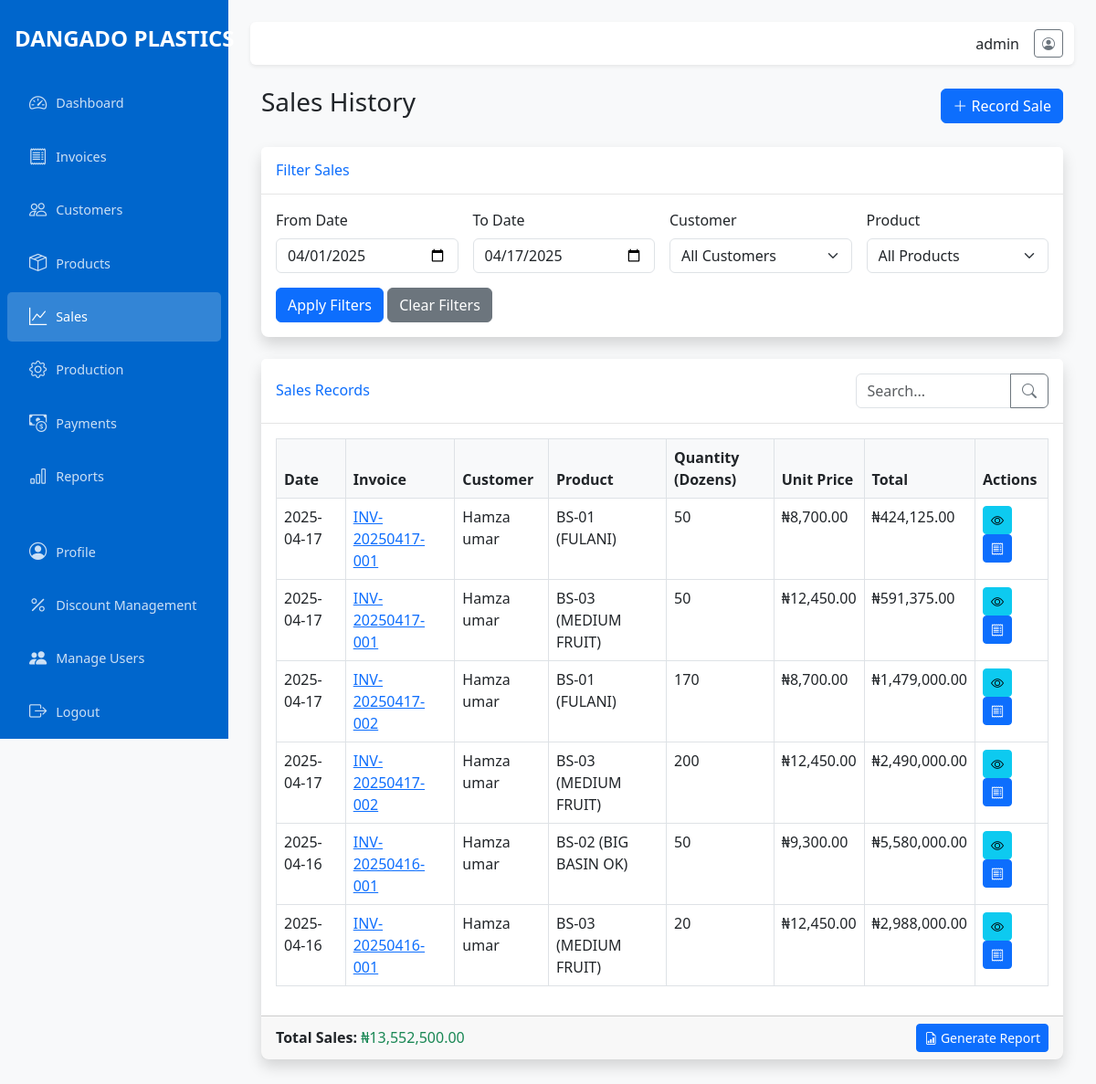
The app's page /sales (signed in) with its own data.
### app/models.py (models this page shows, shortened)
class User(UserMixin, db.Model):
    id = db.Column(db.Integer, primary_key=True)
    username = db.Column(db.String(64), unique=True, nullable=False)
    email = db.Column(db.String(120), unique=True, nullable=False)
    password_hash = db.Column(db.String(128), nullable=False)
    is_admin = db.Column(db.Boolean, default=False)
    created_at = db.Column(db.DateTime, default=datetime.utcnow)

class Sale(db.Model):
    id = db.Column(db.Integer, primary_key=True)
    invoice_id = db.Column(db.Integer, db.ForeignKey('invoice.id'), nullable=False)
    customer_id = db.Column(db.Integer, db.ForeignKey('customer.id'), nullable=False)
    product_id = db.Column(db.Integer, db.ForeignKey('product.id'), nullable=False)
    quantity_sold = db.Column(db.Integer, nullable=False)  # In units
    unit_price = db.Column(db.Float, nullable=False)
    total_price = db.Column(db.Float, nullable=False)
    sale_date = db.Column(db.Date, default=datetime.utcnow)
    created_at = db.Column(db.DateTime, default=datetime.utcnow)

class Invoice(db.Model):
    id = db.Column(db.Integer, primary_key=True)
    invoice_number = db.Column(db.String(20), unique=True, nullable=False)
    customer_id = db.Column(db.Integer, db.ForeignKey('customer.id'), nullable=False)
    invoice_date = db.Column(db.Date, default=datetime.utcnow)
    total_amount = db.Column(db.Float, default=0)
    notes = db.Column(db.Text)
    payment_status = db.Column(db.String(20), default='unpaid')  # 'paid', 'partial', 'unpaid'
    amount_paid = db.Column(db.Float, default=0)
    balance_due = db.Column(db.Float, default=0)
    created_at = db.Column(db.DateTime, default=datetime.utcnow)
    updated_at = db.Column(db.DateTime, default=datetime.utcnow, onupdate=datetime.utcnow)
    sales = db.relationship('Sale', backref='invoice', lazy=True)
    payments = db.relationship('Payment', backref='invoice', lazy=True)
    discount_records = db.relationship('DiscountTracking', backref='invoice', lazy=True)

class Customer(db.Model):
    id = db.Column(db.Integer, primary_key=True)
    name = db.Column(db.String(100), nullable=False)
    contact = db.Column(db.String(100))
    total_sales = db.Column(db.Float, default=0)
    created_at = db.Column(db.DateTime, default=datetime.utcnow)
    updated_at = db.Column(db.DateTime, default=datetime.utcnow, onupdate=datetime.utcnow)
    invoices = db.relationship('Invoice', backref='customer', lazy=True)
    sales = db.relationship('Sale', backref='customer', lazy=True)

class Product(db.Model):
    id = db.Column(db.Integer, primary_key=True)
    product_name = db.Column(db.String(100), nullable=False)
    category = db.Column(db.String(50), default='Small')  # 'Big' or 'Small'
    price = db.Column(db.Float, nullable=False)
    stock_quantity = db.Column(db.Integer, default=0)  # In units (dozens * 12)
    created_at = db.Column(db.DateTime, default=datetime.utcnow)
    updated_at = db.Column(db.DateTime, default=datetime.utcnow, onupdate=datetime.utcnow)
    sales = db.relationship('Sale', backref='product', lazy=True)
    production_records = db.relationship('Production', backref='product', lazy=True)

### app/routes/sales.py (the view)
@sales.route('/sales')
@login_required
def index():
    today = datetime.now()
    first_day = today.replace(day=1).strftime('%Y-%m-%d')
    from_date = request.args.get('from_date', first_day)
    to_date = request.args.get('to_date', today.strftime('%Y-%m-%d'))
    customer_id = request.args.get('customer_id', 'all')
    query = Sale.query.filter(
        Sale.sale_date >= from_date,
        Sale.sale_date <= to_date
    )
    if customer_id != 'all' and customer_id.isdigit():
        query = query.filter(Sale.customer_id == int(customer_id))
    sales = query.order_by(Sale.sale_date.desc()).all()
    customers = Customer.query.all()
    return render_template(
        'sales/index.html',
        sales=sales,
        customers=customers,
        from_date=from_date,
        to_date=to_date,
        selected_customer=customer_id
    )

### app/models.py (called while the page is built)
@login_manager.user_loader
def load_user(user_id):
    return User.query.get(int(user_id))

### app/templates/sales/index.html (shortened to what this page needs)
{% extends 'layout.html' %}
{% block content %}
<div class="container-fluid">
    <div class="d-flex justify-content-between align-items-center mb-4">
        <h1 class="h3">Sales History</h1>
        <a href="{{ url_for('sales.create') }}" class="btn btn-primary">
            <i class="bi bi-plus-lg"></i> Record Sale
        </a>
    </div>
    <div class="card shadow mb-4">
        <div class="card-header py-3">
            <h6 class="m-0 font-weight-bold text-primary">Filter Sales</h6>
        </div>
        <div class="card-body">
            <form method="GET" class="row g-3">
                <div class="col-md-3">
                    <label for="from_date" class="form-label">From Date</label>
                    <input type="date" class="form-control" id="from_date" name="from_date" value="{{ from_date }}">
                </div>
                <div class="col-md-3">
                    <label for="to_date" class="form-label">To Date</label>
                    <input type="date" class="form-control" id="to_date" name="to_date" value="{{ to_date }}">
                </div>
                <div class="col-md-3">
                    <label for="customer_id" class="form-label">Customer</label>
                    <select class="form-select" id="customer_id" name="customer_id">
                        <option value="all">All Customers</option>
                    </select>
                </div>
                <div class="col-md-3">
                    <label for="product_id" class="form-label">Product</label>
                    <select class="form-select" id="product_id" name="product_id">
                        <option value="all">All Products</option>
                    </select>
                </div>
                <div class="col-12">
                    <button type="submit" class="btn btn-primary">Apply Filters</button>
                    <a href="{{ url_for('sales.index') }}" class="btn btn-secondary">Clear Filters</a>
                </div>
            </form>
        </div>
    </div>
    <div class="card shadow mb-4">
        <div class="card-header py-3 d-flex justify-content-between align-items-center">
            <h6 class="m-0 font-weight-bold text-primary">Sales Records</h6>
            <div class="input-group w-25">
                <input type="text" id="salesSearch" class="form-control" placeholder="Search...">
                <button class="btn btn-outline-secondary" type="button">
                    <i class="bi bi-search"></i>
                </button>
            </div>
        </div>
        <div class="card-body">
            <div class="table-responsive">
                <table class="table table-bordered" id="salesTable" width="100%" cellspacing="0">
                    <thead>
                        <tr>
                            <th>Date</th>
                            <th>Invoice</th>
                            <th>Customer</th>
                            <th>Product</th>
                            <th>Quantity (Dozens)</th>
                            <th>Unit Price</th>
                            <th>Total</th>
                            <th>Actions</th>
                        </tr>
                    </thead>
                    <tbody>
                        {% for sale in sales %}
                        <tr>
                            <td>{{ sale.sale_date.strftime('%Y-%m-%d') }}</td>
                            <td>
                                <a href="{{ url_for('invoices.view', id=sale.invoice_id) }}">
                                    {{ sale.invoice.invoice_number }}
                                </a>
                            </td>
                            <td>{{ sale.customer.name }}</td>
                            <td>{{ sale.product.product_name }}</td>
                            <td>{{ sale.quantity_sold // 12 }}</td>
                            <td>₦{{ "{:,.2f}".format(sale.unit_price) }}</td>
                            <td>₦{{ "{:,.2f}".format(sale.total_price) }}</td>
                            <td>
                                <a href="{{ url_for('sales.view', id=sale.id) }}" class="btn btn-sm btn-info">
                                    <i class="bi bi-eye"></i>
                                </a>
                                <a href="{{ url_for('invoices.view', id=sale.invoice_id) }}" class="btn btn-sm btn-primary">
                                    <i class="bi bi-receipt"></i>
                                </a>
                            </td>
                        </tr>
                        {% else %}
                        <tr>
                            <td colspan="8" class="text-center">No sales records found</td>
                        </tr>
                        {% endfor %}
                    </tbody>
                </table>
            </div>
        </div>
        <div class="card-footer">
            <div class="d-flex justify-content-between align-items-center">
                <div>
                    <strong>Total Sales:</strong>
                    <span class="text-success">₦{{ "{:,.2f}".format(sales|sum(attribute='total_price')) if sales else 0 }}</span>
                </div>
                <div>
                    <a href="{{ url_for('reports.sales_report') }}" class="btn btn-primary btn-sm">
                        <i class="bi bi-file-earmark-bar-graph"></i> Generate Report
                    </a>
                </div>
            </div>
        </div>
    </div>
</div>
{% endblock %}

### app/templates/layout.html (shortened to what this page needs)
<!DOCTYPE html>
<html lang="en">
<head>
    <link href="https://cdn.jsdelivr.net/npm/bootstrap@5.3.0-alpha1/dist/css/bootstrap.min.css" rel="stylesheet">
    <link href="https://cdn.jsdelivr.net/npm/bootstrap-icons@1.11.0/font/bootstrap-icons.css" rel="stylesheet">
</head>
<body>
    <div class="wrapper">
        <nav id="sidebar" class="sidebar">
            <div class="sidebar-header">
                <div class="navbar-brand">DANGADO PLASTICS</div>
            </div>
            <ul class="nav flex-column">
                <li class="nav-item">
                    <a href="{{ url_for('dashboard.index') }}" class="nav-link {% if request.endpoint == 'dashboard.index' %}active{% endif %}">
                        <i class="bi bi-speedometer2"></i> Dashboard
                    </a>
                </li>
                <li class="nav-item">
                    <a href="{{ url_for('invoices.index') }}" class="nav-link {% if 'invoices' in request.endpoint %}active{% endif %}">
                        <i class="bi bi-receipt"></i> Invoices
                    </a>
                </li>
                <li class="nav-item">
                    <a href="{{ url_for('customers.index') }}" class="nav-link {% if 'customers' in request.endpoint %}active{% endif %}">
                        <i class="bi bi-people"></i> Customers
                    </a>
                </li>
                <li class="nav-item">
                    <a href="{{ url_for('products.index') }}" class="nav-link {% if 'products' in request.endpoint %}active{% endif %}">
                        <i class="bi bi-box-seam"></i> Products
                    </a>
                </li>
                <li class="nav-item">
                    <a href="{{ url_for('sales.index') }}" class="nav-link {% if 'sales' in request.endpoint %}active{% endif %}">
                        <i class="bi bi-graph-up"></i> Sales
                    </a>
                </li>
                <li class="nav-item">
                    <a href="{{ url_for('production.index') }}" class="nav-link {% if 'production' in request.endpoint %}active{% endif %}">
                        <i class="bi bi-gear"></i> Production
                    </a>
                </li>
                <li class="nav-item">
                    <a href="{{ url_for('payments.index') }}" class="nav-link {% if 'payments' in request.endpoint %}active{% endif %}">
                        <i class="bi bi-cash-coin"></i> Payments
                    </a>
                </li>
                <li class="nav-item">
                    <a href="{{ url_for('reports.index') }}" class="nav-link {% if 'reports' in request.endpoint %}active{% endif %}">
                        <i class="bi bi-bar-chart"></i> Reports
                    </a>
                </li>
                <li class="nav-item mt-4">
                    <a href="{{ url_for('auth.profile') }}" class="nav-link {% if request.endpoint == 'auth.profile' %}active{% endif %}">
                        <i class="bi bi-person-circle"></i> Profile
                    </a>
                </li>
                {% if current_user.is_admin %}
                <li class="nav-item">
                    <a href="{{ url_for('discounts.index') }}" class="nav-link {% if 'discounts' in request.endpoint %}active{% endif %}">
                        <i class="bi bi-percent"></i> Discount Management
                    </a>
                </li>
                {% endif %}
                {% if current_user.is_admin %}
                <li class="nav-item">
                    <a href="{{ url_for('auth.user_list') }}" class="nav-link {% if request.endpoint == 'auth.user_list' %}active{% endif %}">
                        <i class="bi bi-people-fill"></i> Manage Users
                    </a>
                </li>
                {% endif %}
                <li class="nav-item">
                    <a href="{{ url_for('auth.logout') }}" class="nav-link">
                        <i class="bi bi-box-arrow-right"></i> Logout
                    </a>
                </li>
            </ul>
        </nav>
        <div class="main-content">
            <nav class="navbar navbar-expand-lg navbar-light bg-white shadow-sm mb-4 rounded">
                <div class="container-fluid">
                    <div class="ms-auto d-flex align-items-center">
                        <div class="me-3">
                            {{ current_user.username }}
                        </div>
                        <a href="{{ url_for('auth.profile') }}" class="btn btn-outline-secondary btn-sm">
                            <i class="bi bi-person-circle"></i>
                        </a>
                    </div>
                </div>
            </nav>
            {% block content %}{% endblock %}
        </div>
    </div>
</body>
</html>

### app/templates/layout.html (style rules this page uses)
:root { --primary-color: #0066cc; --secondary-color: #f8f9fa; --sidebar-width: 250px; }
body { font-family: 'Segoe UI', Arial, sans-serif; background-color: #f8f9fa; }
.sidebar { min-width: var(--sidebar-width); width: var(--sidebar-width); background-color: var(--primary-color); min-height: 100vh; position: fixed; transition: all 0.3s; z-index: 999; }
.sidebar .navbar-brand { color: white; padding: 1.5rem 1rem; font-size: 1.5rem; font-weight: bold; }
.sidebar .nav-link { color: rgba(255, 255, 255, 0.8); padding: 0.8rem 1.5rem; font-size: 0.9rem; display: flex; align-items: center; border-radius: 5px; margin: 2px 8px; }
.sidebar .nav-link.active { color: white; background-color: rgba(255, 255, 255, 0.2); }
.sidebar .nav-link i { margin-right: 10px; font-size: 1.2rem; }
.main-content { margin-left: var(--sidebar-width); padding: 1.5rem; transition: all 0.3s; }
.card { border: none; border-radius: 0.5rem; box-shadow: 0 0.125rem 0.25rem rgba(0, 0, 0, 0.075); margin-bottom: 1.5rem; }
.card-header { background-color: white; border-bottom: 1px solid rgba(0, 0, 0, 0.1); padding: 1rem; font-weight: 600; }
.table th { font-weight: 600; background-color: #f8f9fa; }

### records on screen
User: username "admin"
Sale: sale_date "2025-04-17", invoice.invoice_number "INV-20250417-001", customer.name "Hamza umar", product.product_name "BS-01 (FULANI)", quantity_sold "50", unit_price "8,700.00", total_price "424,125.00"
Sale: sale_date "2025-04-17", invoice.invoice_number "INV-20250417-001", customer.name "Hamza umar", product.product_name "BS-03 (MEDIUM FRUIT)", quantity_sold "50", unit_price "12,450.00", total_price "591,375.00"
Sale: sale_date "2025-04-17", invoice.invoice_number "INV-20250417-002", customer.name "Hamza umar", product.product_name "BS-01 (FULANI)", quantity_sold "170", unit_price "8,700.00", total_price "1,479,000.00"
Sale: sale_date "2025-04-17", invoice.invoice_number "INV-20250417-002", customer.name "Hamza umar", product.product_name "BS-03 (MEDIUM FRUIT)", quantity_sold "200", unit_price "12,450.00", total_price "2,490,000.00"
Sale: sale_date "2025-04-16", invoice.invoice_number "INV-20250416-001", customer.name "Hamza umar", product.product_name "BS-02 (BIG BASIN OK)", quantity_sold "50", unit_price "9,300.00", total_price "5,580,000.00"
Sale: sale_date "2025-04-16", invoice.invoice_number "INV-20250416-001", customer.name "Hamza umar", product.product_name "BS-03 (MEDIUM FRUIT)", quantity_sold "20", unit_price "12,450.00", total_price "2,988,000.00"

### other values on screen
{{ "{:,.2f}".format(sales|sum(attribute='total_price')) if sales else 0 }} "13,552,500.00"
